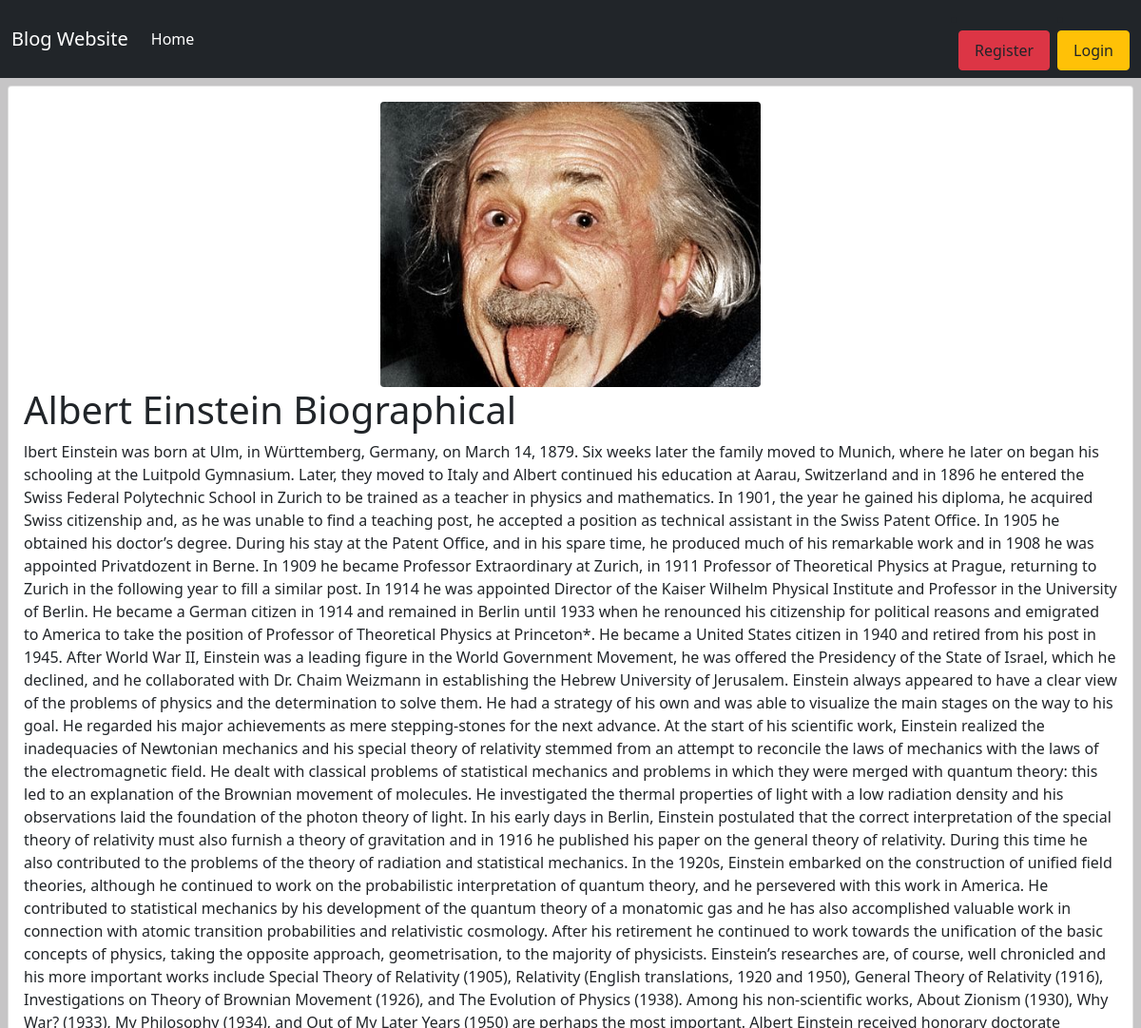
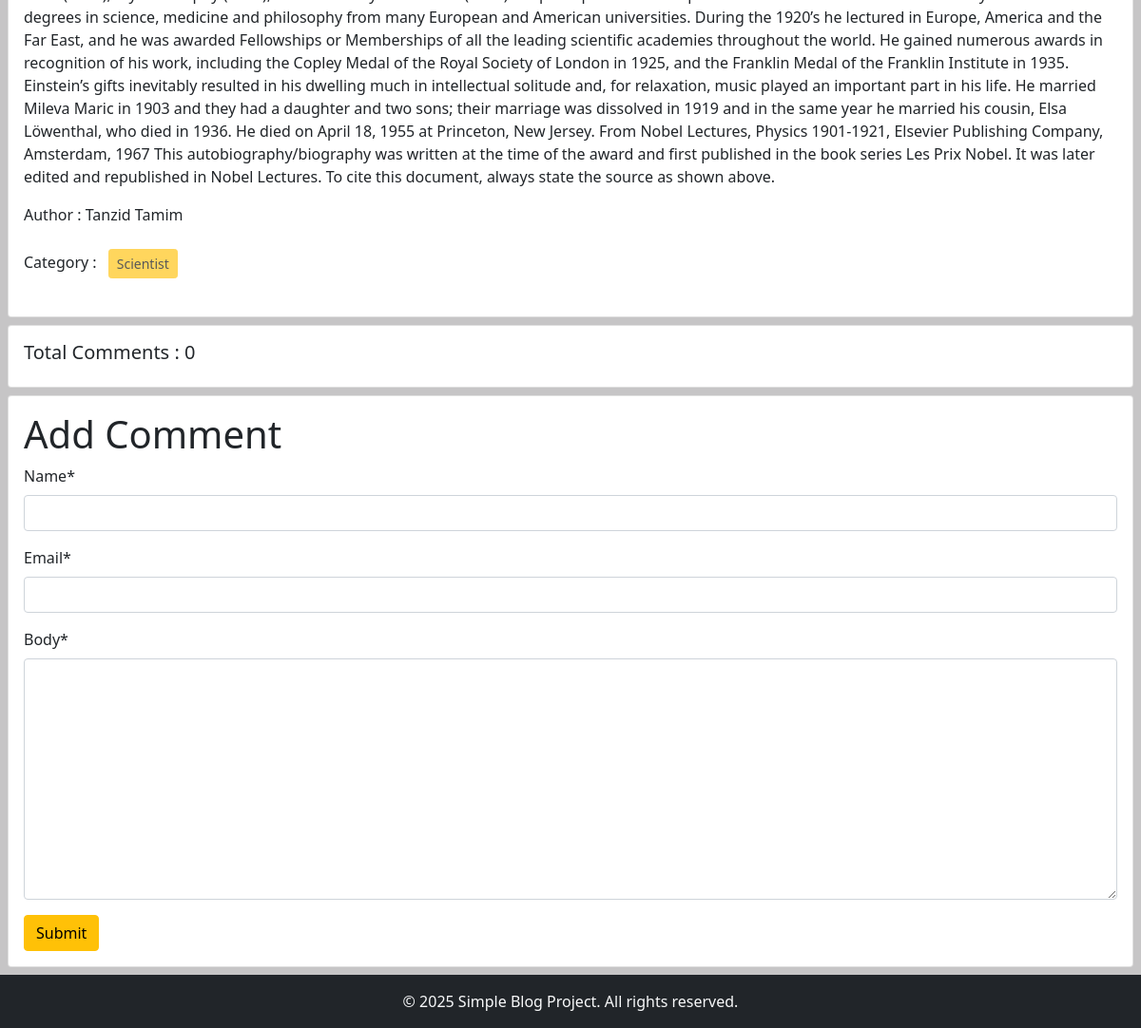
Screenshot of /post/detail/1/ with the database file from the repository (2 pictures, top to bottom).
### post/models.py (models this page shows, shortened)
class Post(models.Model):
    title = models.CharField(max_length=50)
    content = models.TextField()
    category = models.ManyToManyField(Category)
    author = models.ForeignKey(User,on_delete=models.CASCADE) #many to one or one to many relation er jnno ForeignKey use kri
    image = models.ImageField(upload_to='post/media/uploads/', blank=True,null=True)

### categories/models.py (models this page shows, shortened)
class Category(models.Model):
    name = models.CharField(max_length=200)
    slug = models.SlugField(max_length=100,unique=True,null=True,blank=True)

### post/views.py (the view, shortened to what this page needs)
# urls.py: path('detail/<int:id>/',views.DetailPostView.as_view(),name="detail_post"),
class DetailPostView(DetailView):
    model = models.Post
    template_name='post_details.html'
    pk_url_kwarg = 'id'
    def get_context_data(self, **kwargs):
        context = super().get_context_data(**kwargs)
        post = self.object # post model er object ekhane store korlam
        comments = post.comments.all()
        comment_form = forms.CommentForm()
        context['comments'] = comments
        context['comment_form'] = comment_form
        return context

### post/forms.py
class CommentForm(forms.ModelForm):
    class Meta:
        model = Comment
        fields = ['name', 'email', 'body']

### post/templates/post_details.html (shortened to what this page needs)
{% extends 'base.html' %} {% load crispy_forms_tags %} {% block content %}
<div class="col-12">
  <div class="card m-2 ">
    <div class="card-body">
      <img
        src="{{ post.image.url }}"
        class="card-img-top mx-auto d-block rounded"
        alt="Post Image"
        style="width: 400px; height: 300px; object-fit: cover"
      />
      <h1 class="card-title">{{post.title}}</h1>
      <p class="card-text">{{post.content}}</p>
      <p>Author : {{post.author.first_name}} {{post.author.last_name}}</p>
      <p>
        Category : {% for cat in post.category.all %}
        <button class="btn btn-warning btn-sm m-2" disabled>
          {{cat.name}}
        </button>
        {% endfor %}
      </p>
    </div>
  </div>
</div>
<div class="card m-2">
    <h5 class="p-3">Total Comments : {{comments | length}}</h5>
</div>
<div class="card m-2">
    <div class="card-body">
        <form method="post">
            <h1>Add Comment</h1>
            {{comment_form | crispy}}
            <button class="btn btn-warning">Submit</button>
    </div>
</div>
{% endblock %}

### rows the page displays
Post: image (picture), title "Albert Einstein Biographical", content "lbert Einstein was born at Ulm, in Württemberg, Germany, on March 14, 1879. Six weeks later the family moved to Munich, where he later on began his schooling at the Luitpold Gymnasium. Later, they moved to Italy and Albert continued his education at Aarau, Switzerland and in 1896 he entered the Swiss Federal Polytechnic School in Zurich to be trained as a teacher in physics and mathematics. In 1901, the year he gained his diploma, he acquired Swiss citizenship and, as he was unable to find a teaching post, he accepted a position as technical assistant in the Swiss Patent Office. In 1905 he obtained his doctor’s degree. During his stay at the Patent Office, and in his spare time, he produced…", author.first_name "Tanzid", author.last_name "Tamim"
Category: name "Scientist"

### other values shown
{{ comments | length }} "0"
{{ now|default:2025 }} "2025"
